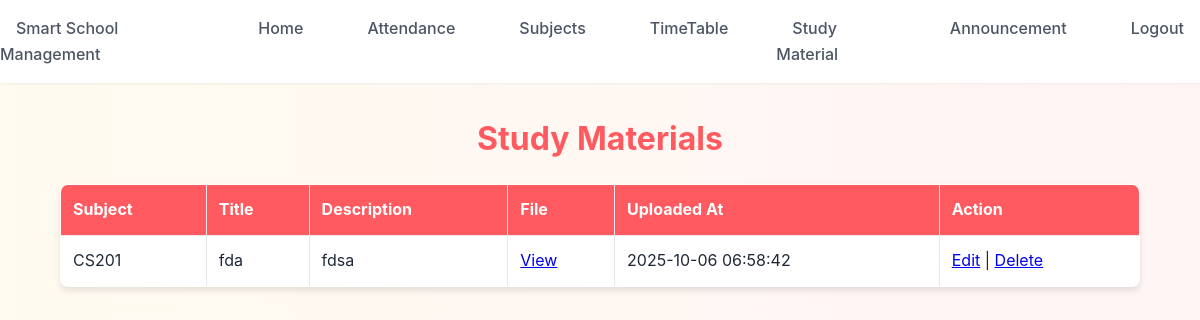
The app's page /teacher/view_materials.php (signed in) with its own data.
### tables this page shows
CREATE TABLE `materials` (
  `material_id` int(11) NOT NULL,
  `class_id` int(11) NOT NULL,
  `subject_id` int(11) DEFAULT NULL,
  `title` varchar(255) NOT NULL,
  `description` text DEFAULT NULL,
  `file_path` varchar(255) NOT NULL,
  `uploaded_by` int(11) NOT NULL,
  `uploaded_at` timestamp NOT NULL DEFAULT current_timestamp()
);

CREATE TABLE `subjects` (
  `subject_id` int(11) NOT NULL,
  `subject_name` varchar(100) NOT NULL,
  `class_id` int(11) NOT NULL,
  `teacher_id` int(11) DEFAULT NULL
);

### teacher/view_materials.php (the view, shortened to what this page needs)
<?php
include('../config.php');
$teacher_id = $_SESSION["id"];
$sql = "SELECT class_id, class_name FROM Classes WHERE teacher_id = ?";
$stmt = mysqli_prepare($conn, $sql);
mysqli_stmt_bind_param($stmt, "i", $teacher_id);
mysqli_stmt_execute($stmt);
$result = mysqli_stmt_get_result($stmt);
$class = mysqli_fetch_assoc($result);
$class_id = $class ? $class['class_id'] : null;
$materials = [];
if ($class_id) {
    $query = "
        SELECT m.material_id, m.title, m.description, m.file_path, m.uploaded_at,
               s.subject_name
        FROM Materials m
        LEFT JOIN subjects s ON m.subject_id = s.subject_id
        WHERE m.class_id = ?
        ORDER BY m.uploaded_at DESC
    ";
    $stmt2 = mysqli_prepare($conn, $query);
    mysqli_stmt_bind_param($stmt2, "i", $class_id);
    mysqli_stmt_execute($stmt2);
    $materials = mysqli_stmt_get_result($stmt2);
}
?>
<!DOCTYPE html>
<html>
<head>
    <link rel="stylesheet" href="../CSS/style.css">
</head>
<body>
<?php include('navbar.php'); ?>
<h2>Study Materials</h2>
<?php if ($class_id): ?>
<table border="1" cellpadding="8">
    <tr>
        <th>Subject</th>
        <th>Title</th>
        <th>Description</th>
        <th>File</th>
        <th>Uploaded At</th>
        <th>Action</th>
    </tr>
    <?php while ($row = mysqli_fetch_assoc($materials)): ?>
    <tr>
        <td><?php echo htmlspecialchars($row['subject_name']); ?></td>
        <td><?php echo htmlspecialchars($row['title']); ?></td>
        <td><?php echo htmlspecialchars($row['description']); ?></td>
        <td><a href="../<?php echo htmlspecialchars($row['file_path']); ?>" target="_blank">View</a></td>
        <td><?php echo $row['uploaded_at']; ?></td>
        <td>
            <a href="edit_material.php?id=<?php echo $row['material_id']; ?>">Edit</a> |
            <a href="?delete=<?php echo $row['material_id']; ?>" onclick="return confirm('Delete this material?');">Delete</a>
        </td>
    </tr>
    <?php endwhile; ?>
</table>
<?php else: ?>
<p>You are not assigned to any class.</p>
<?php endif; ?>
</body>
</html>

### CSS/style.css (style rules this page uses)
:root { --primary-color: #ff5a5f; --primary-hover: #e14d52; --secondary-color: #ffcc00; --secondary-hover: #e6b800; --text-primary: #1f2937; --text-secondary: #4b5563; --bg-primary: #ffffff; --bg-secondary: #fdf2f2; --border-color: #e5e7eb; --shadow-sm: 0 1px 2px rgba(0, 0, 0, 0.05); --shadow-md: 0 4px 6px rgba(0, 0, 0, 0.1); --shadow-lg: 0 10px 15px rgba(0, 0, 0, 0.15); }
* { margin: 0; padding: 0; box-sizing: border-box; }
body { font-family: 'Inter', sans-serif; background: linear-gradient(to right, #fffaf0, #fff5f5); color: var(--text-primary); line-height: 1.6; }
h1, h2, h3, h4, h5, h6 { margin-top: 30px; font-weight: 700; text-align: center; margin-bottom: 1rem; color: var(--primary-color); }
h2 { font-size: 2rem; }
table { width: 90%; margin: 20px auto; border-collapse: collapse; background: var(--bg-primary); box-shadow: var(--shadow-md); border-radius: 8px; overflow: hidden; }
th, td { padding: 12px; border: 1px solid var(--border-color); text-align: left; }
th { background: var(--primary-color); color: white; }

### records on screen
materials: subject.subject_name "CS201", title "fda", description "fdsa", uploaded_at "2025-10-06 06:58:42"
